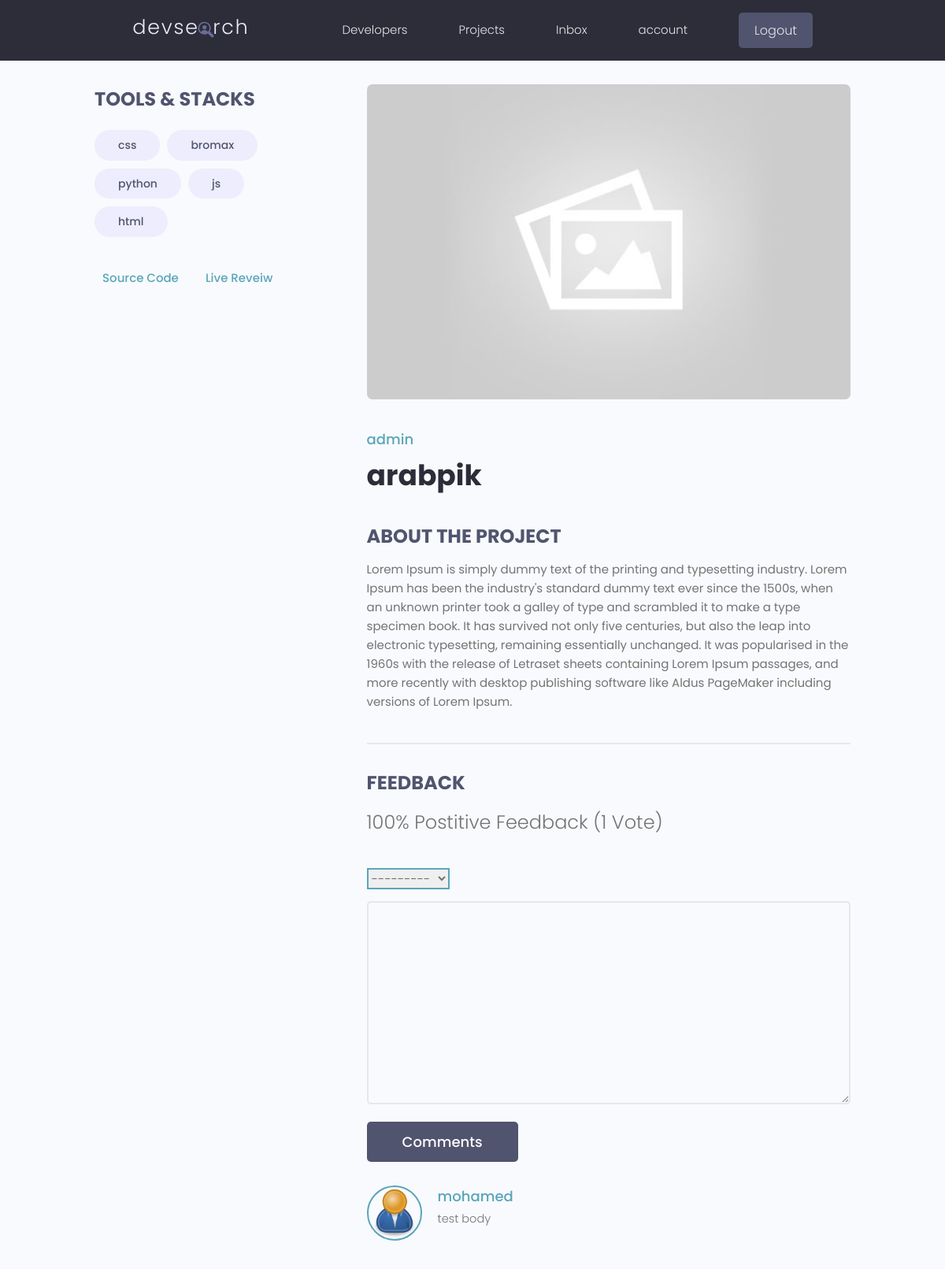
The app's page /projects/project/24a9607f-db48-4bf4-8f86-bad0d1ad142b (signed in) with its own data.
### projects/models.py (models this page shows, shortened)
class Tag(models.Model):
    id = models.UUIDField(default=uuid.uuid4, unique=True, primary_key=True, editable=False)
    name = models.CharField(max_length=300)
    created = models.DateTimeField(auto_now_add=True)
    def __str__(self):
        return self.name

class Project(models.Model):
    id = models.UUIDField(default=uuid.uuid4, unique=True, primary_key=True, editable=False)
    owner = models.ForeignKey(Profile, null=True, blank=True, on_delete=models.SET_NULL)
    title = models.CharField(max_length=2000)
    description = models.TextField(null=True, blank=True)
    image = models.ImageField(null=True, blank=True, default="default.jpg")
    tags = models.ManyToManyField('Tag', blank=True)
    demo_link = models.URLField(max_length=2000, null=True, blank=True)
    source_link = models.URLField(max_length=2000, null=True, blank=True)
    vote_total = models.IntegerField(default=0, null=True, blank=True)
    vote_ratio = models.IntegerField(default=0, null=True, blank=True)
    created = models.DateTimeField(auto_now_add=True)
    def __init__(self, *args, **kwargs):
        super().__init__(*args, **kwargs)
        fixImage(Project, self, 'image', 'default.jpg')
    @property
    def reviewers(self):
        return self.review_set.all().values_list('owner', flat=True)
    class Meta:
        ordering = ["-vote_ratio", "-vote_total", "title"]

class Review(models.Model):
    VOTE_TYPE = [
        (
            'up',
            'Up Vote'
        ),
        (
            'down',
            'Down Vote'
        ),
    ]
    id = models.UUIDField(default=uuid.uuid4, unique=True, primary_key=True, editable=False)
    owner = models.ForeignKey(Profile, on_delete=models.CASCADE, null=True)
    project = models.ForeignKey(Project, on_delete=models.CASCADE)
    body = models.TextField(null=True, blank=True)
    value = models.CharField(max_length= 200,choices=VOTE_TYPE)
    created = models.DateTimeField(auto_now_add=True)
    class Meta:
        unique_together = ['owner', 'project']

### users/models.py (models this page shows, shortened)
class Profile(models.Model):
    id = models.UUIDField(default=uuid.uuid4, unique=True,
                            primary_key=True, editable=False)
    user = models.OneToOneField(
        User, null=True, blank=True, on_delete=models.CASCADE, related_name='user')
    name = models.CharField(max_length=200, null=True, blank=True)
    user_name = models.CharField(max_length=200, null=True, blank=True)
    email = models.EmailField(null=True, blank=True)
    headline = models.CharField(max_length=800, null=True, blank=True)
    bio = models.TextField(null=True, blank=True)
    location = models.CharField(max_length=200, null=True, blank=True)
    profile_image = models.ImageField(
        null=True, blank=True, upload_to="profiles/", default="profiles/user-default.png")
    social_github = models.URLField(max_length=200, null=True, blank=True)
    social_twitter = models.URLField(max_length=200, null=True, blank=True)
    social_linkedin = models.URLField(max_length=200, null=True, blank=True)
    social_youtube = models.URLField(max_length=200, null=True, blank=True)
    social_website = models.URLField(max_length=200, null=True, blank=True)
    reviews = models.ManyToManyField(User, blank=True, related_name='reviews')
    reviews_counter = models.IntegerField(default=0, null=True, blank=True)
    created = models.DateTimeField(auto_now_add=True)
    is_saved = True
    def __init__(self, *args, **kwargs):
        super().__init__(*args, **kwargs)
        fixImage(Profile, self, 'profile_image', 'profiles/user-default.png')
    def __str__(self):
        return str(self.user.username)
    class Meta:
        ordering = ["-reviews_counter"]

### projects/views.py (the view, shortened to what this page needs)
# urls.py: path('project/<str:pk>', views.project, name="project"),
def project(request, pk):
    project = Project.objects.get(id=pk)
    form = ReviewForm()
    context = {
        "project": project,
        "form": form
    }
    try:
        return render(request, 'projects/single-project.html', context)
    except:
        return redirect('projects')

### projects/forms.py
class ReviewForm(ModelForm):
    class Meta:
        model = Review
        fields = ["value", "body"]
    def __init__(self, *args, **kwargs):
        super().__init__(*args, **kwargs)
        for key, field in self.fields.items():
            field.widget.attrs.update({"class": "input"})

### utils/fixImage.py (called while the page is built)
def fixImage(parent, self, name, path):
    if not getattr(self, name):
        image = {
            name: path
        }
        parent.objects.filter(id=self.id).update(**image)
        setattr(self, name, {
            'url': f'/media/{path}'
        })

### projects/templates/projects/single-project.html (shortened to what this page needs)
{% extends 'main.html' %}
{% block content %}
<main class="singleProject my-md">
    <div class="container">
        <div class="layout">
            <div class="column column--1of3">
                <h3 class="singleProject__subtitle">Tools & Stacks</h3>
                <div class="singleProject__toolStack">
                    {% for tag in project.tags.all %}
                    <span class="tag tag--pill tag--sub tag--lg">
                        <small>{{tag}}</small>
                    </span>
                    {% endfor %}
                </div>
                {% if project.source_link %}
                <a class="singleProject__liveLink" href="{{project.source_link}}" target="_blank">Source
                    Code
                </a>
                {% endif %}
                {% if project.demo_link %}
                <a class="singleProject__liveLink" href="{{project.demo_link}}" target="_blank">Live
                    Reveiw
                </a>
                {% endif %}
            </div>
            <div class="column column--2of3">
                <img class="singleProject__preview" src="{{project.image.url}}" alt="portfolio thumbnail" />
                <a href="{% url 'user-profile' project.owner.id%}" class="singleProject__developer">{{project.owner}}</a>
                <h2 class="singleProject__title">{{project.title}}</h2>
                <h3 class="singleProject__subtitle">About the Project</h3>
                <div class="singleProject__info">
                    {{project.description}}
                </div>
                <div class="comments">
                    <h3 class="singleProject__subtitle">Feedback</h3>
                    <h5 class="project--rating">
                        {{project.vote_ratio}}% Postitive Feedback ({{project.vote_total}} Vote{{project.vote_total|pluralize}})
                    </h5>
                    {% if project.owner == request.user.profile %}
                        <h3>You cant review in your project</h3>
                        {% elif request.user.profile.id in project.reviewers %}
                        <h3>You review before</h3>
                        {% elif not request.user.is_authenticated %}
                        <a href="{% url 'login' %}?next={{request.path}}">please login to leave review</a>
                        {% else %}
                        <form class="form" action="" method="POST">
                            {% for filed in form %}
                            <div class="form__field">
                                {{filed}}
                            </div>
                            {% endfor %}
                            <input class="btn btn--sub btn--lg" type="submit" value="Comments" />
                        </form>
                    {% endif %}
                    <div class="commentList">
                        {% for review in project.review_set.all %}
                            {% if review.body %}
                                <div class="comment">
                                    <a href="{% url 'user-profile' review.owner.id %}">
                                        <img class="avatar avatar--md"
                                            src="{{review.owner.profile_image.url}}"
                                            alt="user" />
                                    </a>
                                    <div class="comment__details">
                                        <a href="{% url 'user-profile' review.owner.id %}" class="comment__author">{{review.owner.name}}</a>
                                        <p class="comment__info">
                                            {{review.body|linebreaksbr}}
                                        </p>
                                    </div>
                                </div>
                            {% endif %}
                        {% endfor %}
                    </div>
                </div>
            </div>
        </div>
    </div>
</main>
{% endblock content %}

### static/styles/app.css (style rules this page uses)
:root { --color-sub: #2d2d39; }
.btn--sub { background-color: var(--color-sub-light); }
img { width: 100%; }
.singleProject .column--1of3 { order: 2; }
@media screen and (min-width: 1081px) { .singleProject .column--1of3 { order: 1; } }
@media screen and (min-width: 1081px) { .singleProject .column--2of3 { order: 2; } }
.singleProject__toolStack { margin-top: 2rem; margin-bottom: 4rem; }
.singleProject__liveLink { font-weight: 500; transition: all 0.3s ease-in-out; border-bottom: 2px solid transparent; }
.singleProject__liveLink:first-of-type { margin-right: 20px; }
.singleProject__preview { height: 50vh; object-fit: cover; object-position: top center; margin-bottom: 3rem; border-radius: 0.7rem; }
.singleProject__developer { font-size: 1.8rem; font-weight: 500; }
.singleProject__title { font-size: 3.6rem; font-weight: 700; color: var(--color-sub); margin-bottom: 3rem; }
.project--rating { margin-bottom: 1.6em; margin-top: .5em; }
.singleProject__subtitle { text-transform: uppercase; font-size: 2.4rem; font-weight: 700; color: var(--color-sub-light); margin-bottom: 1rem; }
.comments { margin-top: 4rem; padding-top: 3rem; border-top: 2px solid var(--color-light); }
.commentList { margin: 3rem 0; }
.comment { display: flex; gap: 2rem; }
.comment__author { font-size: 1.8rem; }
.comment__info { font-size: 1.45rem; }

### static/uikit/styles/modules/_variables.css (style rules this page uses)
:root { --color-main: #5aa5b9; --color-main-light: #e6faff; --color-sub: #3f4156; --color-sub-light: #51546e; --color-sub-lighter: #ededfd; --color-text: #737373; --color-gray: #8b8b8b; --color-light: #e5e7eb; --color-light-gray: #767676; --color-bg: #f8fafd; --color-white: #fffefd; --color-white-light: #f3f3f3; --color-success: #359e64; --color-success-bg: #def8e8; --color-error: #fc4b0b; --color-error-bg: #fff2ee; --font-base: 'Poppins', arial, helvetica, 'Segoe UI', roboto, ubuntu, sans-serif; --font-monospace: 'Fira Code', 'Courier New', courier, monospace; --font-regular: 300; --font-medium: 500; --font-bold: 700; --generic-shadow: 1px 1px 5px #00000010; --generic-transition: all 0.3s ease-in-out; }

### static/uikit/styles/modules/_base.css (style rules this page uses)
* { margin: 0; padding: 0; box-sizing: border-box; text-rendering: optimizeLegibility; color: inherit; font-size: inherit; }
html { font-size: 50%; }
@media only screen and (min-width: 480px) { html { font-size: 56.25%; } }
@media only screen and (min-width: 1200px) { html { font-size: 62.5%; } }
body { line-height: 1.6; font-weight: 400; font-size: 1.5rem; color: var(--color-text); background-color: var(--color-bg); min-height: 100vh; }

### static/uikit/styles/modules/_typography.css (style rules this page uses)
* { font-family: var(--font-base); }
h2 { font-size: 3.6rem; font-weight: var(--font-bold); }
h3 { font-size: 3.2rem; font-weight: var(--font-medium); }
h5 { font-size: 2.4rem; font-weight: var(--font-medium); }
h5, h6 { font-weight: var(--font-regular); }
p, span, strong { font-size: 1.6rem; color: var(--color-text); font-weight: var(--font-regular); }
a { padding-bottom: 2px; text-decoration: none; display: inline-block; color: var(--color-main); font-weight: var(--font-medium); }

### static/uikit/styles/modules/_utilities.css (style rules this page uses)
.container { width: 92%; max-width: 165rem; margin: 0 auto; box-sizing: border-box; }
@media screen and (min-width: 1000px) { .container { width: 90%; } }
@media screen and (min-width: 1200px) { .container { width: 80%; } }
.my-md { margin: 3rem auto; }

### static/uikit/styles/modules/_avatar.css (style rules this page uses)
.avatar { border-radius: 50%; border: 2px solid var(--color-main); object-fit: cover; }
.avatar--md { height: 7rem; width: 7rem; }

### static/uikit/styles/modules/_button.css (style rules this page uses)
.btn { display: inline-block; position: relative; cursor: pointer; background-color: var(--color-light); font-weight: var(--font-medium); color: var(--color-sub); text-decoration: none; padding: 1rem 2rem; border-radius: 0.5rem; border: none; width: -webkit-fit-content; width: -moz-fit-content; width: fit-content; height: -webkit-fit-content; height: -moz-fit-content; height: fit-content; font-size: 1.6rem; outline-width: 0; outline-color: transparent; -webkit-backface-visibility: hidden; backface-visibility: hidden; transition: all 0.3s ease-in-out; }
.btn--sub { background-color: var(--color-sub); color: var(--color-white); }
.btn--lg { font-size: 1.8rem; padding: 1.2rem 4.5rem; }

### static/uikit/styles/modules/_layout.css (style rules this page uses)
.layout { display: flex; flex-flow: row wrap; justify-content: space-between; }
.layout > .column { margin-bottom: 3rem; }
.layout > .column.column--1of3 { flex-basis: 30%; }
.layout > .column.column--2of3 { flex-basis: 64%; }

### records on screen
Tag: name "css"
Tag: name "bromax"
Tag: name "python"
Tag: name "js"
Tag: name "html"
Project: image (placeholder picture), owner "admin", title "arabpik", description "Lorem Ipsum is simply dummy text of the printing and typesetting industry. Lorem Ipsum has been the industry's standard dummy text ever since the 1500s, when an unknown printer took a galley of type and scrambled it to make a type specimen book. It has survived not only five centuries, but also the leap into electronic typesetting, remaining essentially unchanged. It was popularised in the 1960s with the release of Letraset sheets containing Lorem Ipsum passages, and more recently with desktop publishing software like Aldus PageMaker including versions of Lorem Ipsum.", vote_ratio "100", vote_total "1"
Review: owner.profile_image (placeholder picture), owner.name "mohamed", body "test body"
